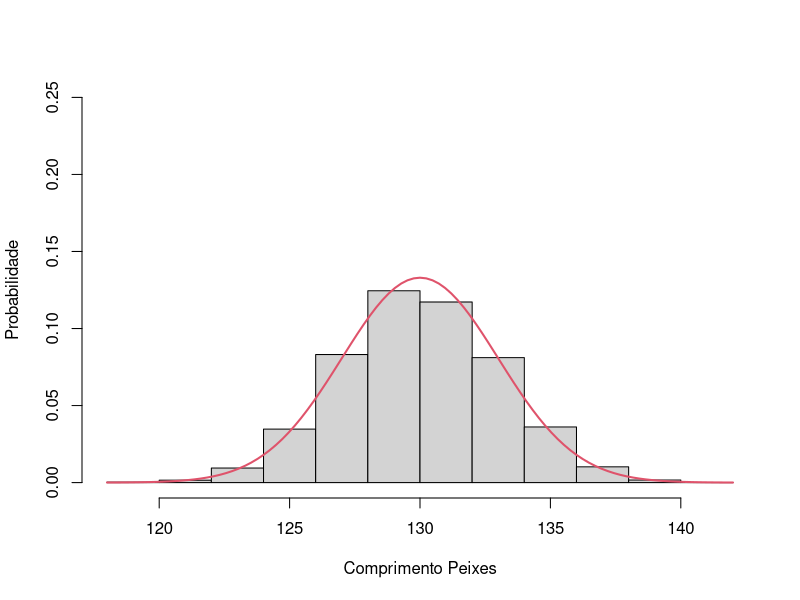
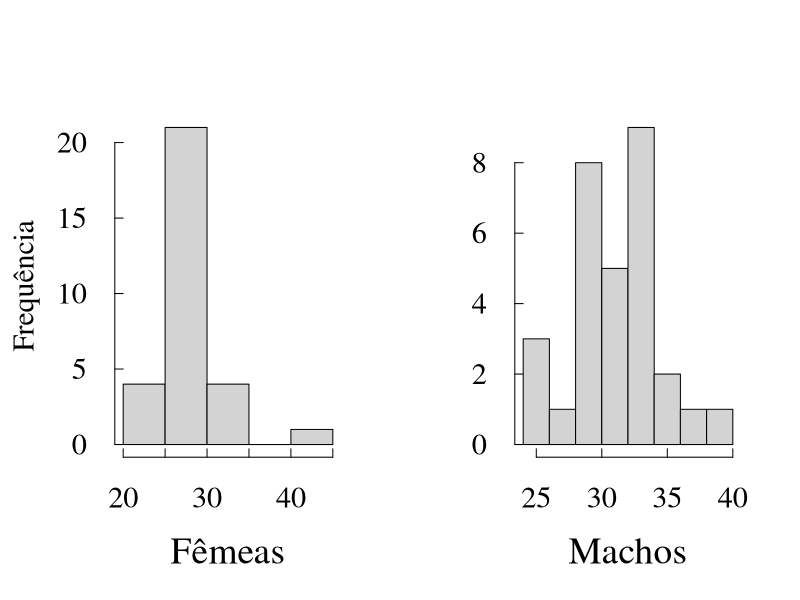
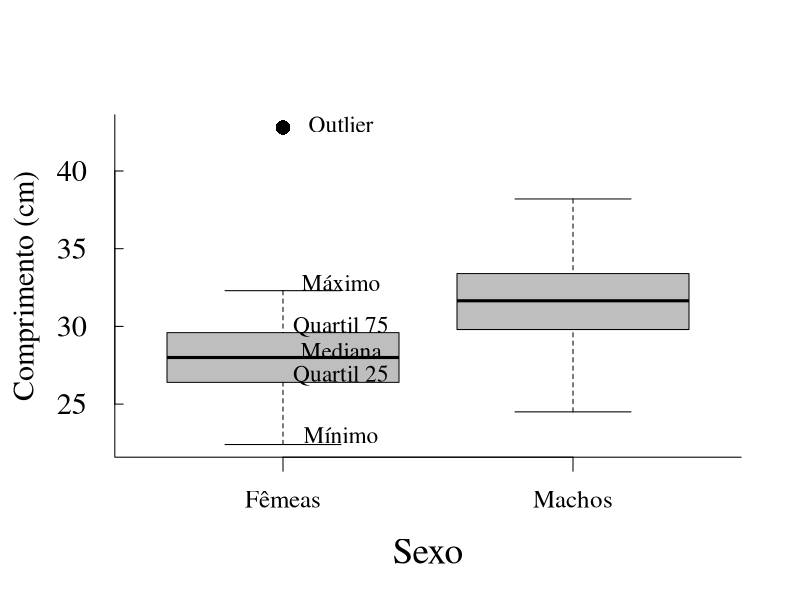
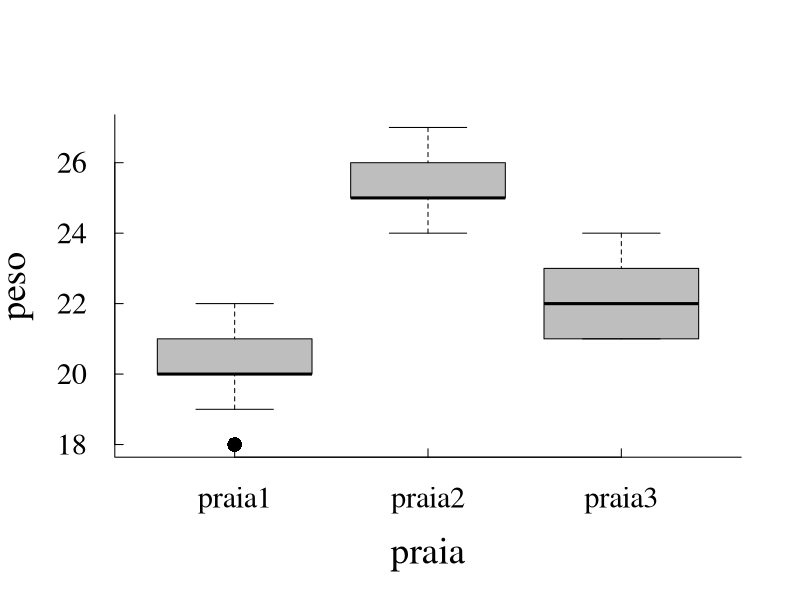
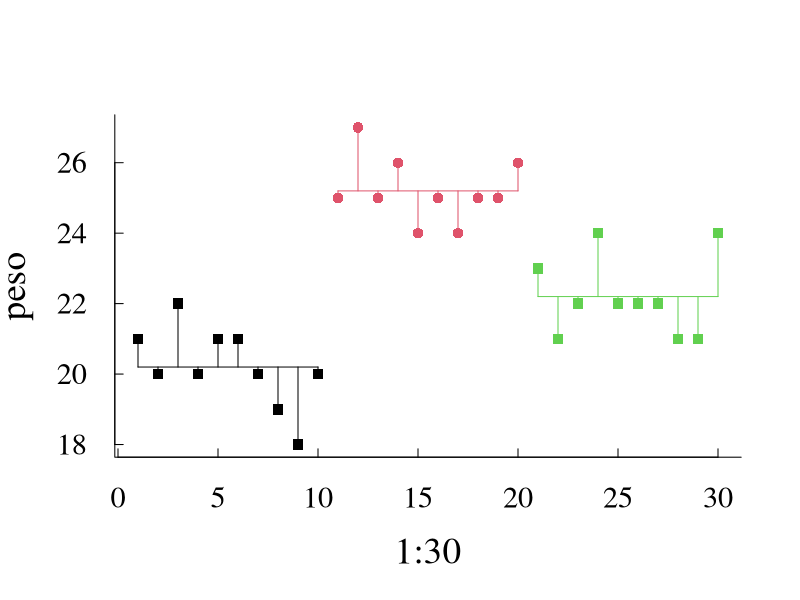

Recreate these plots in R, in order.


### Aqui temos o primeiro gráfico do artigo, gerado com dados hipotéticos apenas para demostrar a curva normal.

hist(rnorm(9000,mean=130,sd=3),freq=FALSE, xlab = "Comprimento Peixes", ylab = "Probabilidade", main = "",ylim = c(0,0.25)) #Aqui geramos o histograma
curve(dnorm(x,mean=130,sd=3),col=2,lty=1,lwd=2,add=TRUE) # Inserimos a curva em forma de sino


#### VAmos gerar dados de comprimento de peixes para as análises e gráficos
#Usei a função rnorm para gerar dados com distribuição normal, 
#recortei e colei abaixo para podermos trabalhar sempre com os mesmos dados

machos = c(24.5, 25.6, 26, 27.9, 28.4, 28.6, 29.3, 29.8, 30,	30, 30, 30, 31.1, 31.4, 31.5, 31.8, 31.9, 32.1, 32.2, 32.5, 32.6, 33.1, 33.4, 33.5, 33.7, 33.9, 34.3, 34.9, 37.4, 38.2) #dados brutos dos machos
femeas =c(22.4, 23.6, 23.6, 23.6, 25.2, 25.5, 25.9, 26.4, 26.6, 26.9, 26.9, 27.3, 27.5, 27.8, 27.8, 28.2, 28.4, 28.4, 28.8, 29, 29, 29.5, 29.6, 30, 30, 30.1, 31.6, 32, 32.3, 42.8) #dados brutos das femeas
sexo = factor(rep(c("macho","femea"),each=30)) #aqui criamos a coluna de sexo dos peixes para podermos realizar as análises
peixe = c(machos,femeas)# Unimos as duas variáveis, machos e femeas em uma única coluna
dados= data.frame(sexo,peixe) # Aqui criamos a tabela com sexos e os dados de comprimento, tem 2 colunas
head(dados) # verificamos as 5 primeiras linhas dos dados, pra ver se está tudo ok


par(mfrow = c(1,2),cex.axis=1.3,cex.lab=1.6,las=1,bty="l", tcl=0.3,pch=16,cex=1.4,family = "serif") # coloquei as configurações dos gráficos, tamanho de letras, numero de graficos na janela, etc
hist(femeas, main  = "", xlab = "Fêmeas", ylab = "") # o histograma das femeas
mtext("Frequência",side=2, line=2.7,cex=1.8,las=3)#inserindo o rótulo do eixo y
hist(machos, main= "" , xlab = "Machos", ylab = "") # histograma dos machos


## Agora vamos gerar o boxplot

par(mfrow =c(1,1),cex.axis=1.3,cex.lab=1.6,las=1,bty="l", tcl=0.3,pch=16,cex=1.4,family = "serif") # Linha de configuração do gráfico
boxplot(peixe~sexo, col="grey",ylab = "",xlab="Sexo",xaxt="n") # boxplot machos e femeas
axis(side=1, at=c(1,2),labels=c("",""),tcl=-.5) # eixo x
text(1.2,c(43,32.8,30,28.45,26.85,23),c("Outlier","Máximo","Quartil 75","Mediana","Quartil 25","Mínimo")) #Inserindo anotações dentro do gráfico
mtext(c("Fêmeas","Machos"), side = 1, line = 1, at=c(1,2), cex=1.5) # Rótulos de X
mtext(c("Comprimento (cm)"), side = 2, line = 2.7, cex=1.8, las=3)# Rotulo do y

## Aqui geramos uma função simples, pra agruparmos e calcularmos os principais parâmetros dos nossos dados.
describe = function(x){
  getmode <- function(v) {
    uniqv <- unique(v)
    uniqv[which.max(tabulate(match(v, uniqv)))]
  }
  q25 <- function(y){
    quantile(y,c(.25))
  }
  q75 <- function(z){
    quantile(z,c(.75))
  }
  N <- apply(x,2,length) #nÃÂºmero de elementos do vetor
  Media <- apply(x,2,mean) #mÃÂ©dia de cada coluna do vetor
  Desvio_Padrao <- apply(x,2,sd) #desvio padrao para cada coluna do vetor
  Minimo <- apply(x,2,min) #Valor minimo para cada coluna do vetor
  Maximo <- apply(x,2,max) #Valor maximo para cada coluna do vetor
  Mediana <- apply(x,2,median) #Mediana para cada variavel
  Moda <- apply(x,2,getmode) #Moda 
  variancia <- apply(x,2,var) # Variancia
  quantil25 <- apply(x,2,q25)
  quantil75 <- apply(x,2,q75)
  resultados <- data.frame(N,Minimo,Maximo,Moda,Media,Mediana,quantil25,quantil75,Desvio_Padrao,variancia)
  return (round(resultados,2))
}

dado = as.matrix(data.frame(machos,femeas)) # Usamos a função, com a função as.matrix para transformar todos os dados em numericos e realizar o calculo
describe(dado) # Calculamos e visualizamos os parametros.
a= print(describe(dado)) # Armazenamos esses resultados no objeto "a"
write.csv(a,file = "Describe.csv") #Salvamos um arquivo .csv com esses resultados na nossa pasta de trabalho.


## AGORA VAMOS REALIZAR O TESTE-T Comparando os comprimentos de machos e femeas para verificar se há diferença no tamanho dos peixes de acordo com o sexo.

head(dados) # Primeiro verificamos a estrutura dos dados
shapiro.test(dados$peixe[dados$sex=="macho"]) #agora indexamos os machos e verificamos a normalidade dos dados
shapiro.test(dados$peixe[dados$sex=="femea"]) #fazemos a mesma coisa com as femeas


library(car) #carregamos o pacote car, para poder testar a homogeneidade de variancias
leveneTest(dados$peixe~dados$sex) #Realizamos o teste da premissa

t.test(dados$peixe~dados$sex) #realizamos o teste-t. E verificamos o p-value.


## ANOVA
#Utilizamos a função rnorm, mas copiei e colei abaixo para trabalharmos com os mesmos dados.
pop1 <- c(21,20,22,20,21,21,20,19,18,20) # primeira população de mexilhões
pop2 <- c(25,27,25,26,24,25,24,25,25,26) #segunda população de mexilhões
pop3 <- c(23,21,22,24,22,22,22,21,21,24) #terceira população de mexilhões

table <-data.frame(pop1,pop2,pop3) #juntamos os dados em 3 colunas em um objeto chamado table

var(table$pop1) #verificamos a variancia dentro das populações
var(table$pop2)#verificamos a variancia dentro das populações
var(table$pop3)#verificamos a variancia dentro das populações
bartlett.test (table) #realizamos o teste de homogeneidade de variancias

(media.1=mean(pop1)) #Salvamos as médias de cada população | Colocamos tudo dentro dos parenteses para podermos atribuir e olhar os dados na mesma linha
(media.2=mean(pop2)) #Salvamos as médias de cada população
(media.3=mean(pop3)) #Salvamos as médias de cada população

peso=c(pop1,pop2,pop3) #salvamos os dados em um objeto chamado peso
praia=factor(rep(c("praia1","praia2","praia3"),each=10)) # criamos os fatores 

boxplot(peso~praia, col="grey") # Olhamos a distribuição dos dados no boxplot

#Agora vamos plotar os pontos e as retas até a média, para termos ideia de como o calculo da ANOVA funciona.
plot(1:30,peso, pch=rep(c(15,16),each=10),col=rep(1:3,each=10)) # Primeiro plotamos os pesos. 
for(i in 1:10) #agora as linhas da primeira praia
{
  lines(c(i,i),c(peso[i],media.1),col=1)
}
for(j in 11:20) # agora as linhas da segunda praia
{
  lines(c(j,j),c(peso[j],media.2),col=2)
}
for(k in 21:30) # e por fim as linhas da terceira praia
{
  lines(c(k,k),c(peso[k],media.3),col=3)
}

lines(c(1,10),c(media.1,media.1),col=1) #Agora a média da pop 1
lines(c(11,20),c(media.2,media.2),col=2)#Agora a média da pop 2
lines(c(21,30),c(media.3,media.3),col=3)#Agora a média da pop 3


